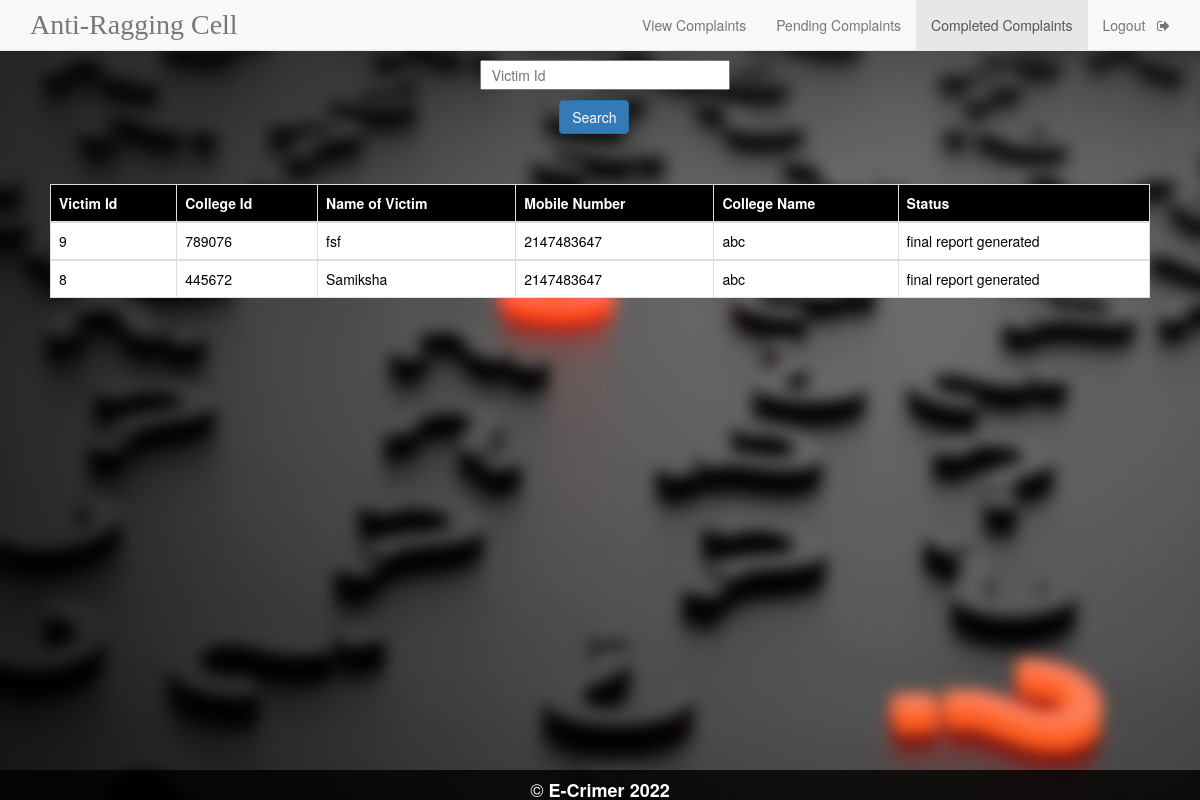
/completed_complaints.php (signed in), run on the app's committed database.
### tables this page shows
CREATE TABLE `anti_ragging_complaint` (
  `victim_id` int(10) NOT NULL,
  `victim_category` varchar(70) NOT NULL,
  `victim_name` varchar(200) NOT NULL,
  `victim_mobileNo` int(20) NOT NULL,
  `victim_email` text NOT NULL,
  `victim_gender` varchar(10) NOT NULL,
  `victim_caste` varchar(30) NOT NULL,
  `victim_state` varchar(40) NOT NULL,
  `victim_clg_name` varchar(50) NOT NULL,
  `victim_clg_pin` int(7) NOT NULL,
  `victim_address` varchar(200) NOT NULL,
  `victim_ragging_details` varchar(600) NOT NULL,
  `victim_clg_id` varchar(7) NOT NULL,
  `Status` varchar(30) NOT NULL DEFAULT 'Pending'
);

### completed_complaints.php (the view, shortened to what this page needs)
<!DOCTYPE html>
<html>
<head>
<?php
    $conn=mysqli_connect("localhost","root","","crime_portal");
    $query="select victim_id,victim_clg_id,victim_name,victim_mobileNo,victim_clg_name,Status from anti_ragging_complaint where Status='final report generated' order by victim_id desc";
    $result=mysqli_query($conn,$query);
?>
	<link rel="stylesheet" type="text/css" href="https://maxcdn.bootstrapcdn.com/bootstrap/3.3.5/css/bootstrap.min.css">
	<link rel="stylesheet" type="text/css" href="https://maxcdn.bootstrapcdn.com/font-awesome/4.4.0/css/font-awesome.min.css">
</head>
<body style="background-image: url(search1.jpeg);">
	<nav  class="navbar navbar-default navbar-fixed-top">
  <div class="container">
    <div class="navbar-header">
    <a class="navbar-brand" href="anti_ragging_home.php" style="font-family: Book Antiqua;font-size: 28px;">Anti-Ragging Cell</a>
    </div>
      <ul class="nav navbar-nav navbar-right">
        <li ><a href="anti-ragging-complaints.php">View Complaints</a></li>
        <li ><a href="pending_complaints.php">Pending Complaints</a></li>
        <li class="active"><a href="completed_complaints.php">Completed Complaints</a></li>
        <li><a href="c_logout.php">Logout &nbsp <i class="fa fa-sign-out" aria-hidden="true"></i></a></li>
      </ul>
    </div>
 </nav>
 <div>
    <form style="margin-top: 5%; margin-left: 40%;" method="post">
      <input type="text" name="vid" style="width: 250px; height: 30px;" placeholder="&nbsp Victim Id" id="viid" onfocusout="f1()" required>
        <div>
      <input class="btn btn-primary" type="submit" value="Search" name="s1" style="margin-top: 10px; margin-left: 11%;">
     </div>
     </form>
 </div>
<div style="padding:50px;">
   <table class="table table-bordered">
       <thead class="thead-dark" style="background-color: black; color:white;">
    <tr>
      <th scope="col">Victim Id</th>
      <th scope="col">College Id</th>
      <th scope="col">Name of Victim</th>
      <th scope="col">Mobile Number</th>
      <th scope="col">College Name</th>
      <th scope="col">Status</th>
    </tr>
       </thead>
      <?php
              while($rows=mysqli_fetch_assoc($result)){
             ?>
       <tbody style="background-color: white; color: black;">
    <tr>
      <td><?php echo $rows['victim_id']; ?></td>
      <td><?php echo $rows['victim_clg_id']; ?></td>
      <td><?php echo $rows['victim_name']; ?></td>
      <td><?php echo $rows['victim_mobileNo']; ?></td>
      <td><?php echo $rows['victim_clg_name']; ?></td>
      <td><?php echo $rows['Status']; ?></td>
    </tr>
       </tbody>
       <?php
}
?>
</table>
 </div>
 <div style="position: fixed;
    float: left;
    margin-bottom: 0px;
   left: 0;
   bottom: 0;
   width: 100%;
   height: 30px;
   background-color: rgba(0,0,0,0.8);
   color: white;
   text-align: center;">
  <h4 style="color: white;">&copy <b>E-Crimer 2022</b></h4>
</div>
</body>
</html>

### data on the page
anti_ragging_complaint: victim_id "9", victim_clg "789076", victim_name "fsf", victim_mobileNo "2147483647", victim_clg_name "abc", Status "final report generated"
anti_ragging_complaint: victim_id "8", victim_clg "445672", victim_name "Samiksha", victim_mobileNo "2147483647", victim_clg_name "abc", Status "final report generated"
